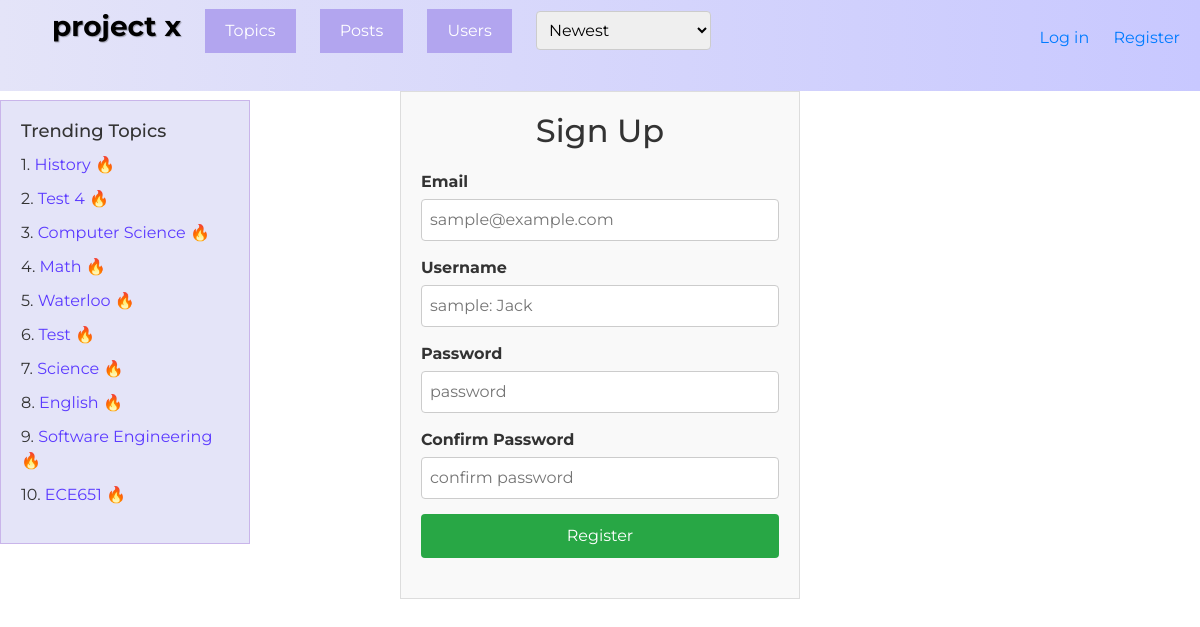
Screenshot of /register with the database file from the repository.
### QuestionHub/models.py (models this page shows, shortened)
class Topic(models.Model):
    id = models.AutoField(primary_key=True, editable=False)
    name = models.CharField(max_length=255)

### QuestionHub/views.py (the view, shortened to what this page needs)
# urls.py: path('register', views.Register, name='register'),
def Register(request):
    posts = Post.objects.all().order_by("timestamp")
    topics = Topic.objects.all()
    current_user = request.user
    trending_topics = Topic.objects.annotate(total_views=Sum('post__num_views')).order_by('-total_views')[:10]
    users = User.objects.all()
    form = RegisterUserForm()
    context = {
        'all_posts': posts,
        'trending_topics': trending_topics,
        'topics': topics,
        'users': users,
        'form': form,
        'current_user': current_user
    }
    return render(request, 'user.html', context)

### QuestionHub/forms.py
class RegisterUserForm(UserCreationForm):
    def __init__(self, *args, **kwargs):
        super(RegisterUserForm, self).__init__(*args, **kwargs)
        self.fields['password1'].widget.attrs = {'placeholder': 'password'}
        self.fields['password2'].widget.attrs = {'placeholder': 'confirm password'}
    class Meta:
        model = User
        fields = [
            'username',
            'email',
            'password1',
            'password2',
        ]
        widgets = {
            'email': forms.EmailInput(attrs={
                'required': True,
                'placeholder': 'sample@example.com',
                'autofocus': True
            }),
            'username': forms.TextInput(attrs={
                'placeholder': 'sample: Jack',
            })
        }

### QuestionHub/templates/user.html (shortened to what this page needs)
{% extends './base.html' %}
{% block register %}
<div class="Page">
    <h2 class="title">Sign Up</h2>
    <form method="POST" action="" class="register-form">
        <div class="fields">
            <label for="{{ form.email.id_for_label }}">Email</label>
            {{ form.email }}
        </div>
        <div class="fields">
            <label for="{{ form.username.id_for_label }}">Username</label>
            {{ form.username }}
        </div>
        <div class="fields">
            <label for="{{ form.password1.id_for_label }}">Password</label>
            {{ form.password1 }}
        </div>
        <div class="fields">
            <label for="{{ form.password2.id_for_label }}">Confirm Password</label>
            {{ form.password2 }}
        </div>
    <input type="submit" value="Register" class="submit-button"/>
    </form>
</div>
{% endblock %}

### QuestionHub/templates/sidebar.html
{% if not current_page == 'user_profile' and not current_page == 'my_profile' %}
<div class="sidebar">
    <h2>Trending Topics</h2>
    <ul>
        {% for topic in trending_topics %}
            <li>{{ forloop.counter }}. <a href="{% url 'topic_detail' topic.id %}">{{ topic.name }} 🔥</a></li>
        {% endfor %}
    </ul>
</div>
{%endif%}

### QuestionHub/templates/base.html (style rules this page uses)
body { font-family: 'Montserrat', sans-serif; font-size: 16px; line-height: 1.5; color: #333; }
h1, h2, h3, h4, h5, h6 { margin-top: 0; margin-bottom: 10px; }
a { color: #007bff; text-decoration: none; }
.Page { max-width: 400px; margin: 0 auto; padding: 20px; border: 1px solid #ddd; background-color: #f9f9f9; }
.Page .title { margin-bottom: 20px; text-align: center; }
.Page .register-form { margin-bottom: 20px; }
.Page .fields { margin-bottom: 15px; }
.Page label { display: block; margin-bottom: 5px; font-weight: bold; }
.Page input[type="email"], .Page input[type="text"], .Page input[type="password"] { width: 100%; padding: 8px; border: 1px solid #ccc; border-radius: 4px; }
.Page .submit-button { display: block; width: 100%; padding: 10px; background-color: #28a745; color: #fff; border: none; border-radius: 4px; cursor: pointer; transition: background-color 0.3s; }
.submit-button, #cancel-btn { padding: 8px 20px; margin-top: 10px; border: none; background-color: #4caf50; color: #fff; cursor: pointer; border-radius: 5px; }
.sidebar { width: 250px; padding: 20px; background-color: #E4E4F8; border: 1px solid #c9b5ea; position: absolute; top: 100px; left: 0; }
.sidebar h2 { font-size: 18px; margin-bottom: 10px; }
.sidebar ul { list-style-type: none; padding: 0; }
.sidebar ul li { margin-bottom: 10px; }
.sidebar ul li a { text-decoration: none; color: #5b3aff; }

### rows the page displays
Topic: name "History"
Topic: name "Test 4"
Topic: name "Computer Science"
Topic: name "Math"
Topic: name "Waterloo"
Topic: name "Test"
Topic: name "Science"
Topic: name "English"
Topic: name "Software Engineering"
Topic: name "ECE651"
